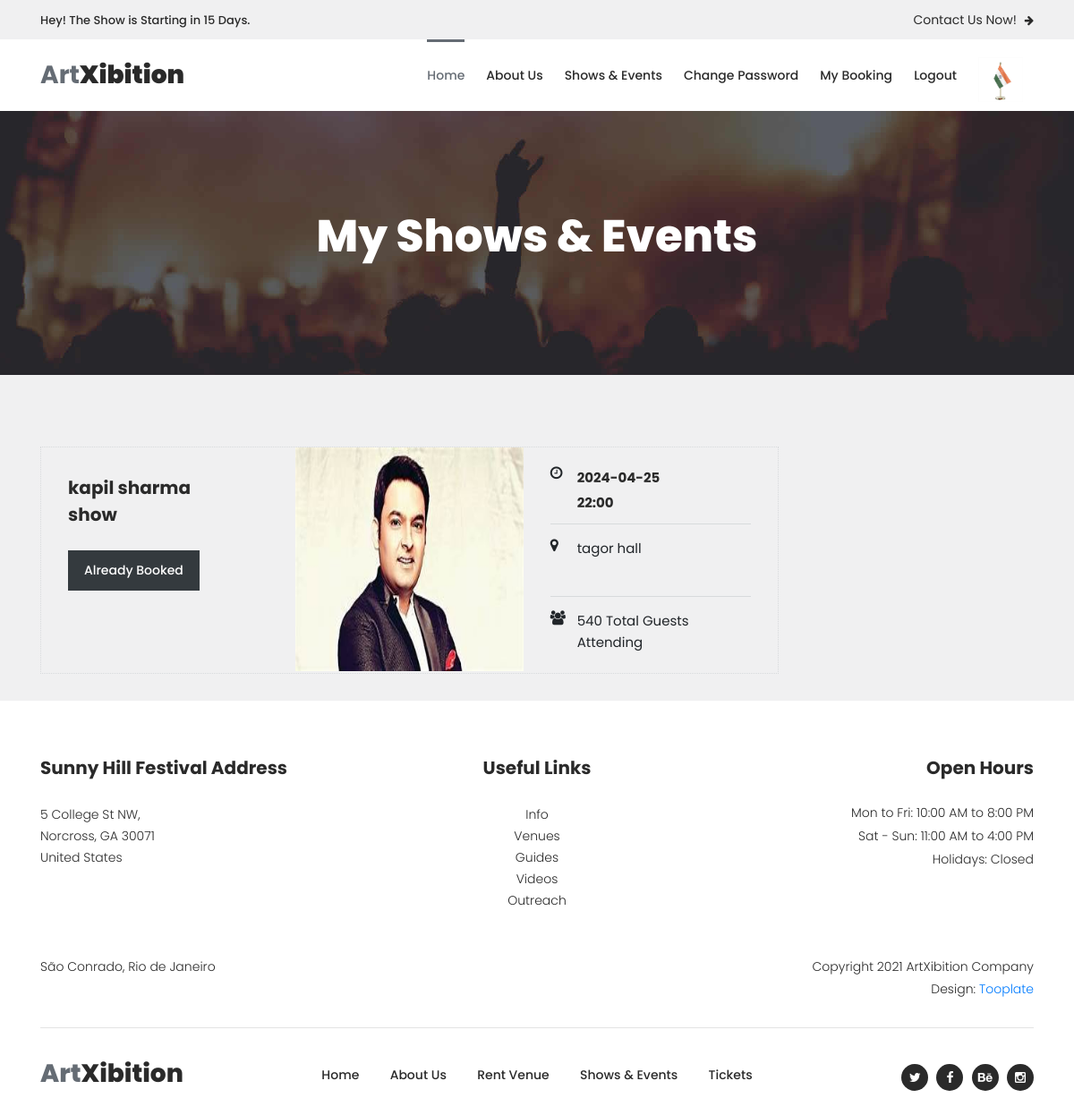
The page /payment/1/ (signed in) on the database its author committed.
### myapp/models.py (models this page shows, shortened)
class BookEvent(models.Model):
	user=models.ForeignKey(User,on_delete=models.CASCADE)
	event=models.ForeignKey(Event,on_delete=models.CASCADE)
	event_price=models.PositiveIntegerField()
	ticket_qty=models.PositiveIntegerField()
	total_price=models.PositiveIntegerField(default=0)
	payment_status=models.BooleanField(default=False)

class Event(models.Model):
	manager=models.ForeignKey(User,on_delete=models.CASCADE)
	event_name=models.CharField(max_length=100)
	event_date=models.CharField(max_length=100)
	event_time=models.CharField(max_length=100)
	event_venue=models.TextField()
	event_picture=models.ImageField(upload_to="event_picture/")
	event_price=models.PositiveIntegerField()

### myapp/views.py (the view)
# urls.py: path('payment/<int:pk>/',views.payment,name='payment'),
def payment(request,pk):
	bookevent=BookEvent.objects.get(pk=pk)
	total_price=bookevent.total_price
	be=bookevent.pk
	print("BE : ",be)
	return render(request,'payment.html',{'bookevent':bookevent,'total_price':total_price,'be':be})

### myapp/templates/payment.html (shortened to what this page needs)
{% extends 'header.html' %}
{% load static %}
{% block content %}
<!DOCTYPE html>
<html lang="en">
<head>
</head>
<body>
    <div class="page-heading-shows-events">
        <div class="container">
            <div class="row">
                <div class="col-lg-12">
                    <h2>My Shows & Events</h2>
                </div>
            </div>
        </div>
    </div>
    <div class="shows-events-tabs">
        <div class="container">
            <div class="row">
                <div class="col-lg-12">
                    <div class="row" id="tabs">
                      <div class="col-lg-12">
                        <section class='tabs-content'>
                            <article id='tabs-1'>
                                <div class="row">
                                    <div class="col-lg-9">
                                        <div class="row">
                                            <div class="col-lg-12">
                                                <div class="event-item">
                                                    <div class="row">
                                                        <div class="col-lg-4">
                                                            <div class="left-content">
                                                                <h4>{{bookevent.event.event_name}}</h4>
                                                                <div class="main-dark-button">
                                                                    {% if bookevent.payment_status == False %}
            <form method="post">
              <input type="hidden" id="net_price" name="amount" value="{{total_price}}">
              <button type="button" class="btn btn-lg btn-primary" id="checkout-button">Checkout</button>
            </form>
                                                                {% else %}
                                                                    <a href="" disabled>Already Booked</a>
                                                                {% endif %}
                                                                </div>
                                                            </div>
                                                        </div>
                                                        <div class="col-lg-4">
                                                            <div class="thumb">
                                                                <img src="{{bookevent.event.event_picture.url}}" alt="" style="height: 250px;width: 300px;">
                                                            </div>
                                                        </div>
                                                        <div class="col-lg-4">
                                                            <div class="right-content">
                                                                <ul>
                                                                    <li>
                                                                        <i class="fa fa-clock-o"></i>
                                                                        <h6>{{bookevent.event.event_date}}<br>{{bookevent.event.event_time}}</h6>
                                                                    </li>
                                                                    <li>
                                                                        <i class="fa fa-map-marker"></i>
                                                                        <span>{{bookevent.event.event_venue}}</span>
                                                                    </li>
                                                                    <li>
                                                                        <i class="fa fa-users"></i>
                                                                        <span>540 Total Guests Attending</span>
                                                                    </li>
                                                                </ul>
                                                            </div>
                                                        </div>
                                                    </div>
                                                </div>
                                            </div>
                                        </div>
                                    </div>
                                </div>
                            </article>
                        </section>
                    </div>
                </div>
            </div>
        </div>
    </div>
</div>
</body>
</html>
{% endblock %}

### myapp/static/assets/css/tooplate-artxibition.css (style rules this page uses)
html, body, div, span, applet, object, iframe, h1, h2, h3, h4, h5, h6, p, blockquote, div pre, a, abbr, acronym, address, big, cite, code, del, dfn, em, font, img, ins, kbd, q, s, samp, small, strike, strong, sub, sup, tt, var, b, u, i, center, dl, dt, dd, ol, ul, li, figure, header, nav, section, article, aside, footer, figcaption { margin: 0; padding: 0; border: 0; outline: 0; }
ul, li { padding: 0; margin: 0; list-style: none; }
header, nav, section, article, aside, footer, hgroup { display: block; }
* { box-sizing: border-box; }
html, body { font-family: 'Poppins', sans-serif; font-weight: 400; background-color: #fff; font-size: 16px; -ms-text-size-adjust: 100%; -webkit-font-smoothing: antialiased; -moz-osx-font-smoothing: grayscale; }
a { text-decoration: none !important; }
h1, h2, h3, h4, h5, h6 { margin-top: 0px; margin-bottom: 0px; }
h4 { line-height: 30px; }
ul { margin-bottom: 0px; }
html, body { background: #fff; font-family: 'Poppins', sans-serif; }
.main-dark-button a { display: inline-block; font-size: 14px; padding: 12px 18px; background-color: #343a3e; color: #fff; text-align: center; font-weight: 500; text-transform: capitalize; transition: all .3s; }
.event-item .thumb img { width: 100%; overflow: hidden; }
.page-heading-shows-events { background-image: url(../images/shows_events_bg.jpg); background-size: cover; background-repeat: no-repeat; padding: 110px 0px; text-align: center; }
.page-heading-shows-events h2 { font-size: 50px; color: #fff; font-weight: 800; margin-bottom: 15px; }
.shows-events-tabs { background-color: #f0f0f1; }
.shows-events-tabs #tabs ul { margin-top: 10px; padding: 0; }
.shows-events-tabs #tabs ul li { display: inline-block; margin-right: 30px; }
.shows-events-tabs #tabs ul li:last-child { margin-right: 0px; }
.shows-events-tabs .tabs-content { margin-top: 80px; text-align: left; display: inline-block; transition: all 0.3s; }
.shows-events-tabs .tabs-content h4 { font-size: 30px; font-weight: 700; color: #2a2a2a; margin-bottom: 25px; }
.shows-events-tabs .tabs-content .event-item { border: 1px dotted #d7dadc; margin-bottom: 30px; }
.shows-events-tabs .tabs-content .event-item img { max-width: 100%; overflow: hidden; }
.shows-events-tabs .tabs-content .event-item .left-content { padding: 30px; }
.shows-events-tabs .tabs-content .event-item .left-content h4 { font-size: 20px; font-weight: 700; color: #2a2a2a; margin-bottom: 20px; }
.shows-events-tabs .tabs-content .event-item .left-content .main-dark-button { margin-top: 25px; }
.shows-events-tabs .tabs-content .event-item .right-content ul li { display: inline-block; width: 100%; border-bottom: 1px solid #d7dadc; margin-bottom: 15px; padding-bottom: 5px; }
.shows-events-tabs .tabs-content .event-item .right-content ul li:last-child { margin-bottom: 0; padding-bottom: 0; border-bottom: none; }
.shows-events-tabs .tabs-content .event-item .right-content { padding: 10px 30px 10px 0px; }
.shows-events-tabs .tabs-content .event-item .right-content ul li i { width: 30px; display: inline-block; height: 60px; float: left; }
.shows-events-tabs .tabs-content .event-item .right-content ul li h6 { font-weight: 700; color: #2a2a2a; font-size: 15px; width: 100%; display: inline; line-height: 28px; }
.shows-events-tabs .tabs-content .event-item .right-content ul li span { font-size: 15px; }

### rows shown on the page
BookEvent: event.event_name "kapil sharma show", event.event_picture (picture), event.event_date "2024-04-25", event.event_time "22:00", event.event_venue "tagor hall"
